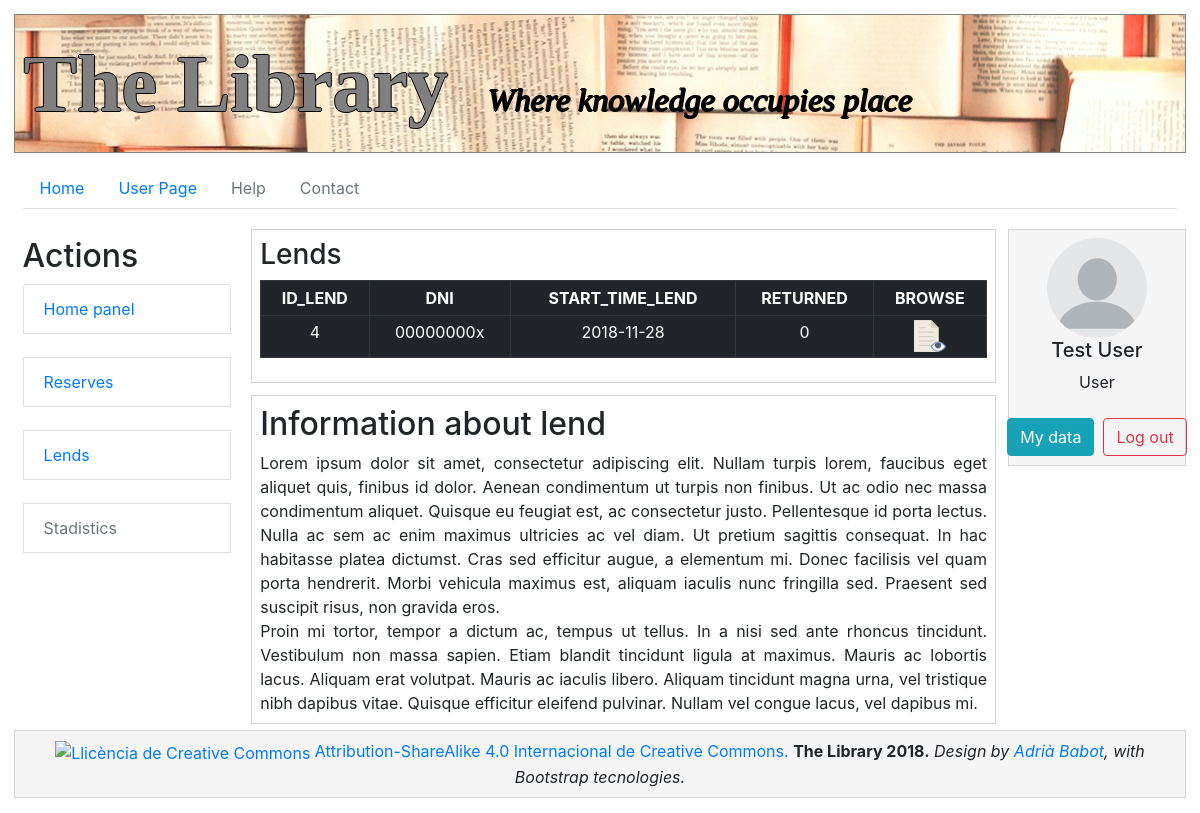
The app's page /pageListed.php?ref=lend (signed in) with its own data.
### tables this page shows
CREATE TABLE `users` (
  `dni` varchar(10) NOT NULL,
  `name` varchar(20) NOT NULL,
  `surname` varchar(30) NOT NULL,
  `pass` varchar(8) NOT NULL,
  `user_type` int(1) NOT NULL,
  `phone_number` varchar(9) NOT NULL,
  `city` varchar(20) DEFAULT NULL,
  `postal_code` varchar(11) DEFAULT NULL,
  `email` varchar(30) NOT NULL,
  `direction` varchar(50) DEFAULT NULL
);

CREATE TABLE `lend` (
  `id_lend` int(11) NOT NULL,
  `start_time_lend` date NOT NULL,
  `dni` varchar(10) NOT NULL,
  `id_copy` int(11) NOT NULL,
  `returned` tinyint(1) NOT NULL
);

### User.php (called while the page is built, shortened)
<?php
class User
{
    private $name;
    private $surname;
    private $user_type;
    public function __construct()
    {
        $params = func_get_args();
        $num_params = func_num_args();
        $f_constructor = '__construct' . $num_params;
        if (method_exists($this, $f_constructor)) {
            call_user_func_array(array($this, $f_constructor), $params);
        }
    }
    function __construct1($dni)
    {
        include("connection_data.inc");
        $connexion = new mysqli ($mysql_server, $mysql_login, $mysql_pass, "library");
        $sentenciaSQL = "SELECT * FROM users where dni='$dni';";
        $sql_result = $connexion->query($sentenciaSQL);
        while ($row = mysqli_fetch_assoc($sql_result)) {
            $this->name = $row['name'];
            $this->surname = $row['surname'];
            $this->user_type = $row['user_type'];
        }
    }
    public function getName()
    {
        return $this->name;
    }
    public function getSurname()
    {
        return $this->surname;
    }
    public function getUserType()
    {
        return $this->user_type;
    }
}

### connection_data.inc (called while the page is built)
<?php
$mysql_server = "localhost:3307";
$mysql_login = "root";
$mysql_pass = "AB.Root18";
?>

### MakeTable.php (the view, shortened to what this page needs)
<?php
class MakeTable
{
    private $tableName;
    private $numFields;
    private $fieldList = array();
    private $mysqli;
    private $row;
    private $registers;
    private $fileBrowse, $fileUpdate, $fileDelete, $filePickUp, $fileReturn;
    private $condition;
    private $condition2;
    private $fieldCondition;
    function __construct($dbName, $tableName, $fieldList, $fileBrowse = "", $fileUpdate = "", $fileDelete = "", $condition = "", $fieldCondition = "", $condition2 = "", $filePickUp = "", $fileReturn = "")
    {
        $this->tableName = $tableName;
        $this->numFields = count($fieldList);
        for ($i = 0; $i < $this->numFields; $i++) {
            $this->fieldList [$i] = $fieldList [$i];
        }
        $this->fileBrowse = $fileBrowse;
        $this->condition = $condition;
        $this->condition2 = $condition2;
        $this->fieldCondition = $fieldCondition;
    }
    private function connectDB($dbName)
    {
        include("connection_data.inc");
        $this->mysqli = new mysqli ($mysql_server, $mysql_login, $mysql_pass, $dbName);
    }
    public function paintTable()
    {
        $this->paintHeader();
        while ($row = $this->moreRegisters()) {
            $this->paintRow();
        }
        $this->paintFooter();
    }
    public function paintHeader()
    {
        echo "<table class=\"table table-hover table-dark table-sm\" border = \"1\" align = \"center\" width=\"100%\"><tr>";
        for ($i = 0; $i < $this->numFields; $i++)
        {
            echo "<td align = 'center'><b>" . strtoupper($this->fieldList[$i]) . "</b></td>";
        }
        if ($this->fileBrowse != "") {
            echo "<td  width='30' height='30' align = 'center'><b> BROWSE </b></td>";
        }
        echo "</tr>";
        $this->row = 0;
        $sentenciaSQL = "SELECT ";
        for ($i = 0; $i < $this->numFields - 1; $i++)
        {
            $sentenciaSQL .= $this->fieldList[$i] . ", ";
        }
        $sentenciaSQL .= $this->fieldList[$this->numFields - 1] . " FROM " . $this->tableName;
        if ($this->fieldCondition != "") {
            $sentenciaSQL = $sentenciaSQL . " WHERE " . $this->fieldCondition . "='" . $this->condition . "'";
        }
        if ($this->condition2 != "") {
            $sentenciaSQL = $sentenciaSQL . $this->condition2 . ";";
        } else {
            $sentenciaSQL = $sentenciaSQL . ";";
        }
        $this->registers = $this->mysqli->query($sentenciaSQL);
        return $this->mysqli;
    }
    public function paintRow()
    {
        echo "<tr>";
        for ($i = 0; $i < $this->numFields; $i++) {
            if ($this->fieldList[$i] == "reserve.id_copy" || $this->fieldList[$i] == "lend.id_copy") {
                echo "<td  width='40' height='30' align = 'center'>" . $this->row["id_copy"] . "</td>";
            } else {
                echo "<td  width='40' height='30' align = 'center'>" . $this->row[$this->fieldList[$i]] . "</td>";
            }
        }
        $idToGiveInGet = $this->row[$this->fieldList[0]];
        if ($this->fileBrowse != "") {
            echo "<td  width='30' height='30' align = 'center'><a href='$this->fileBrowse?id=" . $idToGiveInGet . "&ref=" . $this->tableName . "'> <img src='res/icons/browse.png'> </a></td>";
        }
    }
    public function moreRegisters()
    {
        $this->row = $this->registers->fetch_assoc();
        return ($this->row);
    }
    public function paintFooter()
    {
        echo "</table>";
    }
}
?>

### loggedInAs.inc (shortened to what this page needs)
<?php
include_once('User.php');
$work_user = new User($_SESSION['user_id']);
?>
<div class="profile-sidebar">
    <div class="d-flex justify-content-center">
        <img id="profileImg" src="res/users/pred_user.png" alt="User picture">
    </div>
    <div>
        <div class="d-flex justify-content-center">
            <?php echo "<h5>".$work_user->getName() . " " . $work_user->getSurname()."</h5>"?>
        </div>
        <div class="d-flex justify-content-center">
            <?php
            switch ($work_user->getUserType()){
                case USER_TYPE_USER:
                    echo"User";
                    break;
            }
            ?>
        </div>
    </div>
    <br/>
    <div class="d-flex justify-content-center">
        <br/>
        <?php echo "<a class=\"btn btn-info\" href=\"pageBrowse.php?id=" . $_SESSION['user_id'] . "&ref=users\">My data</a>";?>
        &nbsp&nbsp<a href="logOut.php" class="btn btn-outline-danger">Log out</a>
    </div>
</div>

### css/index.css (style rules this page uses)
header, nav, body, footer, aside, section { margin: 0.5%; padding: 0.7%; }
div { text-align: justify; text-justify: inter-word; }
#profileImg { border-radius: 50% !important; }
html:before { content: ""; position: fixed; z-index: -1; display: block; background: white url('../res/img/book.png') no-repeat fixed center; width: 100%; height: 100%; filter: opacity(18%); }

### records on screen
users: name "Test", surname "User"
lend: id_lend "4", dni "00000000x", start_time_lend "2018-11-28", returned "0"

### other values on screen
$this->fieldList[$i] "ID_LEND"
$this->fieldList[$i] "DNI"
$this->fieldList[$i] "START_TIME_LEND"
$this->fieldList[$i] "RETURNED"
$tableName "lend"
